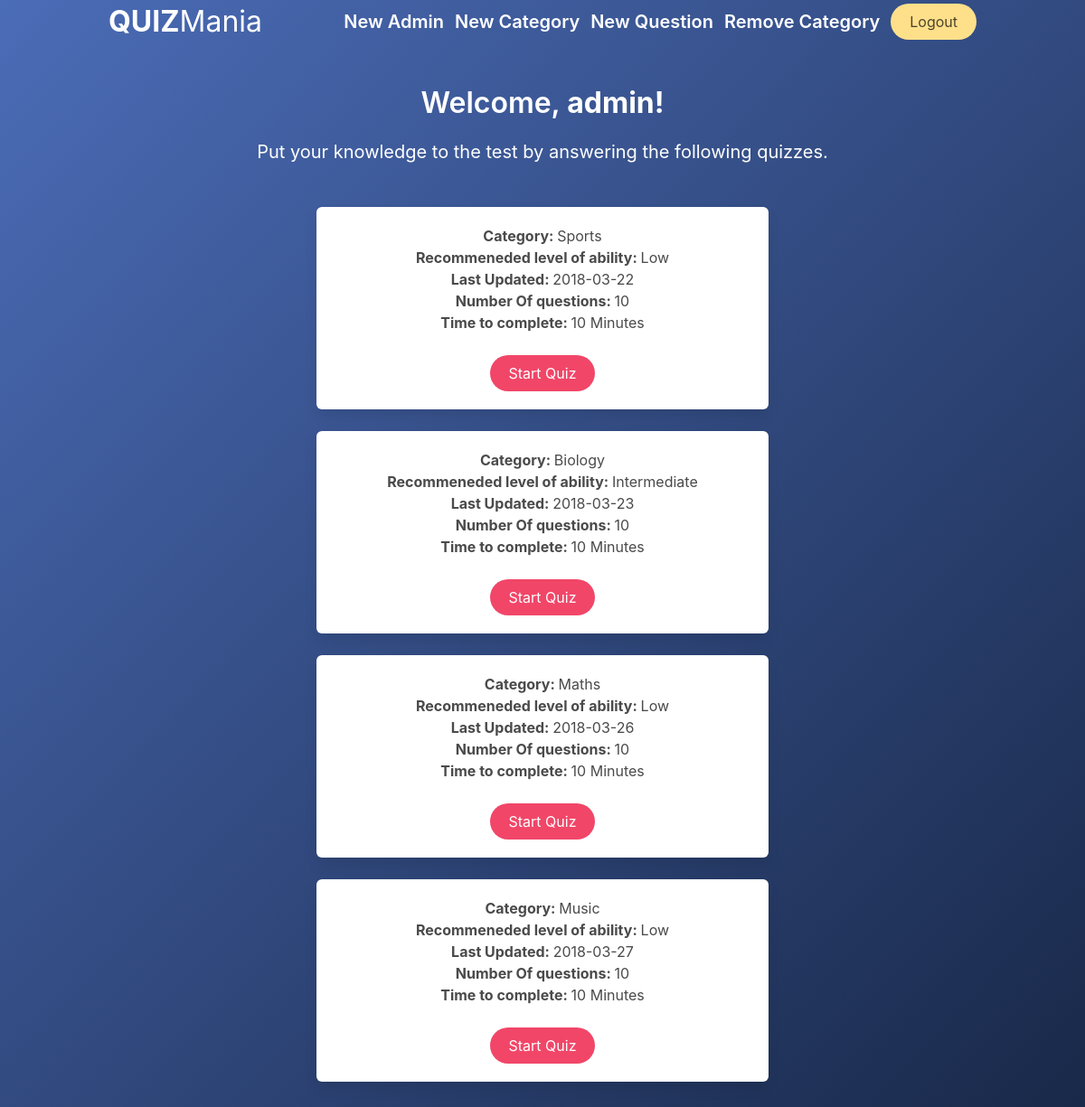
Page /quizmania/index.php?login=success_type=admin (signed in) on the committed database.
### tables this page shows
CREATE TABLE `users` (
  `userID` int(5) NOT NULL,
  `firstName` varchar(50) NOT NULL,
  `lastName` varchar(50) NOT NULL,
  `email` varchar(50) NOT NULL,
  `username` varchar(50) NOT NULL,
  `users_password` varchar(256) NOT NULL,
  `adminAccess` tinyint(1) NOT NULL
);

CREATE TABLE `categories` (
  `categoryID` int(3) NOT NULL,
  `categoryTitle` varchar(25) NOT NULL,
  `categoryLevel` varchar(20) DEFAULT NULL,
  `dateUpdated` date NOT NULL
);

### quizmania/includes/refineCategoryOutput.inc.php (called while the page is built, shortened)
<?php
  if(isset($_POST['refine'])){
    	include ("dbh.inc.php");
    $catTitle = mysqli_real_escape_string($conn, $_POST['catName']);
    $level =  mysqli_real_escape_string($conn, $_POST['catLevel']);
    if(empty($catTitle) and empty($level)){
      Header("Location: ../adminHome.php?refineFields=empty");
      exit();
    }
    else if(empty($catTitle) and !empty($level)){
      $sql = "SELECT * FROM `Categories` WHERE `categoryLevel` = '$level'";
      $query = mysqli_query($conn, $sql);
      while($array[] = $query-> fetch_object());
      array_pop($array);
      Header("Location: ../adminHome.php?refine=level");
      exit();
    }
    else if(!empty($catTitle) and empty($level)){
      $sql = "SELECT * FROM `Categories` WHERE `categoryTitle` = '$catTitle'";
      $query = mysqli_query($conn, $sql);
      while($array[] = $query-> fetch_object());
      array_pop($array);
      Header("Location: ../adminHome.php?refine=title");
      exit();
    }
    else if(!empty($catTitle) and !empty($level)){
      $sql = "SELECT * FROM `Categories` WHERE `categoryTitle` = '$catTitle' AND `categoryLevel` = '$level'";
      $query = mysqli_query($conn, $sql);
      while($array[] = $query-> fetch_object());
      array_pop($array);
      Header("Location: ../adminHome.php?refine=title&level");
      exit();
    }
  }
  else{
    	include ("dbh.inc.php");
    $sql = "SELECT * FROM `Categories`";
    $query = mysqli_query($conn, $sql);
    while($array[] = $query-> fetch_object());
  }

### quizmania/index.php (the view, shortened to what this page needs)
<!DOCTYPE html>
<html>
<head>
	<link rel="stylesheet" type="text/css" href="newStyle.css">
	<link rel="stylesheet" href="https://cdnjs.cloudflare.com/ajax/libs/bulma/0.6.2/css/bulma.min.css">
</head>
<body>
<section class="hero is-fullheight gradient-background">
<?php
	include_once 'header.php';
	include_once 'includes/dbh.inc.php';
 	include_once 'includes/refineCategoryOutput.inc.php';
?>
			<?php
				if(isset($_SESSION['uID'])){
					echo '<div class="hero-body">';
          $sql = "SELECT * FROM `users` WHERE `userID` = '".$_SESSION['uID']."' ";
					$result = mysqli_query($conn, $sql);
					$resultCheck = mysqli_fetch_array($result);
          if ($resultCheck['adminAccess'] == false ){
            echo '<div class="container has-text-centered">
										<p class="has-text-white is-size-3 title is-spaced">Welcome <b>'.$resultCheck['firstName']."!";
          }
          else if($resultCheck['adminAccess'] == true){
            echo '<div class="container has-text-centered">
										<p class="has-text-white is-size-3 title is-spaced">Welcome, <b>'.$resultCheck['firstName']."!";
          }
					echo '</b></p><p class="subtitle has-text-white">Put your knowledge to the test by answering the following quizzes.</p>';
					echo '<div class="container">';
          foreach($array as $catFull) :
					echo 		'<div class="box limit-width at-center"><ul>';
					echo    '<li><b>Category: </b>'. $catFull->categoryTitle .'</li>';
					echo    '<li><b>Recommeneded level of ability: </b>'. $catFull->categoryLevel .'</li>';
					echo    '<li><b>Last Updated: </b>'. $catFull->dateUpdated .'</li>';
					echo    '<li><b>Number Of questions: </b>10</li>';
					echo    '<li><b>Time to complete: </b>10 Minutes</li>';
					echo 	'<form action="questions.php?n=1" method="POST">';
					echo    '<button class="button is-danger is-rounded" type="submit" name="question_refine" class="startquiz">Start Quiz</button>';
					echo 	'</form>';
					echo  	'</ul></div>';
          endforeach;
					echo '</div></div>';
				}
        else{
					echo '<div class="hero-body"><div class="container has-text-left">';
					echo '<p class="has-text-white is-size-1 title is-spaced">Welcome to <b>QUIZ</b>Mania</p>';
					echo '</div></div>';
				}
			?>
<?php
	include_once 'footer.php';
?>
</body>

### quizmania/header.php (shortened to what this page needs)
<?php
  include_once 'includes/dbh.inc.php';
?>
		<div class="hero-head">
				<div class="container">
					<nav class="level">
						<div class="level-left">
							<div class="level-item">
								<p class="has-text-centered is-size-3">
									<a class="has-text-white" href="index.php"><b>QUIZ</b>Mania</a>
								</p>
							</div>
						</div>
						<div class="level-right">
							<div class="level-item">
								<?php
									if(isset($_SESSION['uID'])){
										$sql = "SELECT * FROM `users` WHERE `userID` = '".$_SESSION['uID']."' ";
										$result = mysqli_query($conn, $sql);
										$resultCheck = mysqli_fetch_array($result);
										if ($resultCheck['adminAccess'] == false ){
											echo '<p class="level-item">
															<form action="includes/logout.inc.php" method="POST">
																<button class="button is-warning is-rounded" type="submit" name="submit">Logout</button>
															</form>
														</p>';
										}
										elseif($resultCheck['adminAccess'] == true){
											echo '<p class="level-item">
															<p class="has-text-centered is-size-5 title">
																<a class="has-text-white" href="newAdmin.php">New Admin</a>
															</p>
														</p><br/>
														<p class="level-item">
															<p class="has-text-centered is-size-5 title">
																<a class="has-text-white" href="newCategory.php">New Category</a>
															</p>
														</p><br/>
														<p class="level-item">
															<p class="has-text-centered is-size-5 title">
																<a class="has-text-white" href="newQuestion.php">New Question</a>
															</p>
														</p><br/>
														<p class="level-item">
															<p class="has-text-centered is-size-5 title">
																<a class="has-text-white" href="removeCategory.php">Remove Category</a>
															</p>
														</p><br/>
														<p class="level-item">
														<form action="includes/logout.inc.php" method="POST">
															<button class="button is-warning is-rounded" type="submit" name="submit">Logout</button>
														</form>
														<p/>';
										}
									}
								?>
							</div>
						</div>
					</nav>
				</div>
		</div>

### quizmania/newStyle.css (style rules this page uses)
.gradient-background { background-image: linear-gradient(to right bottom, #4b6cb7, #182848); }
.limit-width { max-width: 500px; }
.at-center { margin-left: auto; margin-right: auto; }

### rows in the picture
users: firstName "admin"
categories: categoryTitle "Sports", categoryLevel "Low", dateUpdated "2018-03-22"
categories: categoryTitle "Biology", categoryLevel "Intermediate", dateUpdated "2018-03-23"
categories: categoryTitle "Maths", categoryLevel "Low", dateUpdated "2018-03-26"
categories: categoryTitle "Music", categoryLevel "Low", dateUpdated "2018-03-27"
